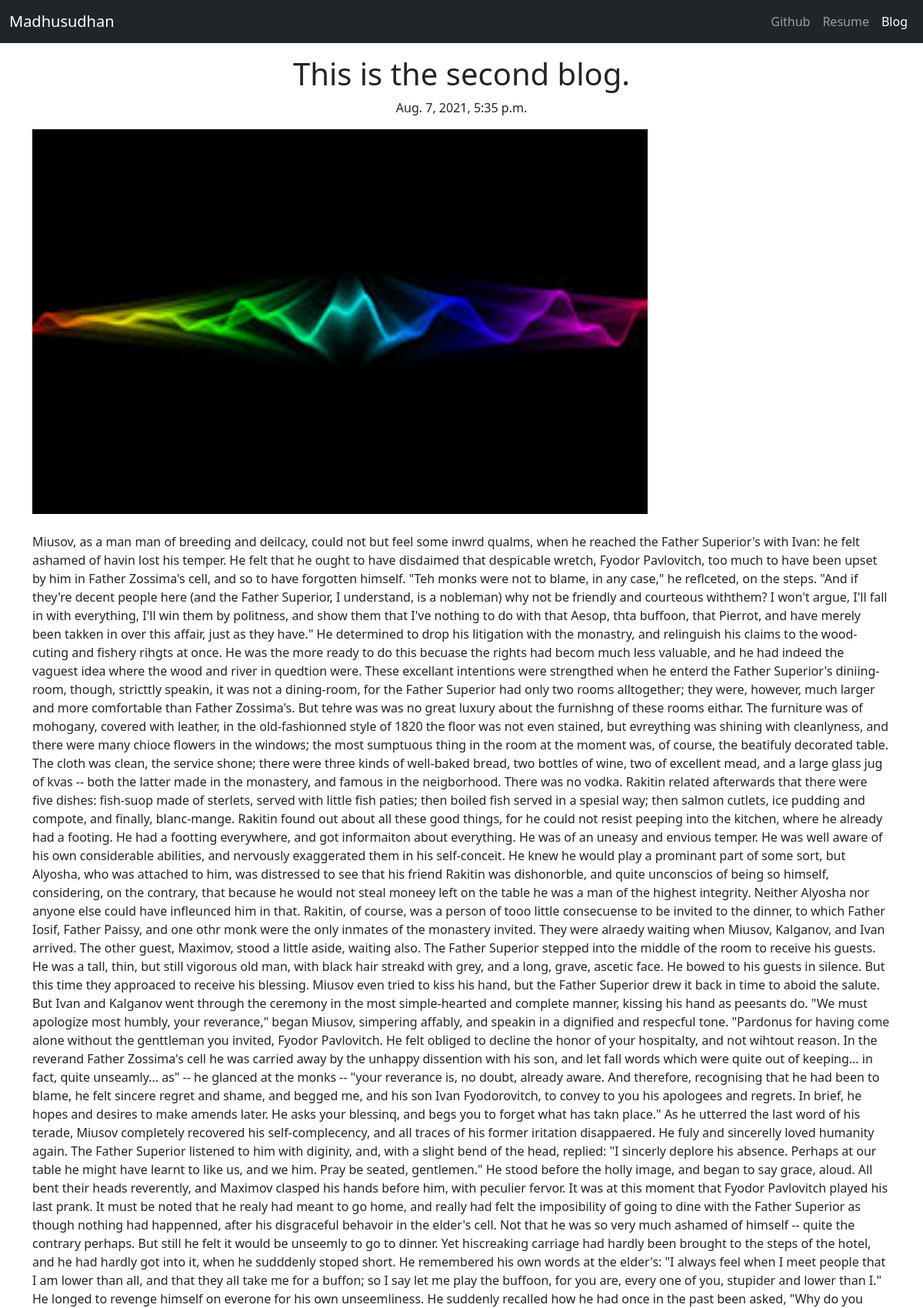
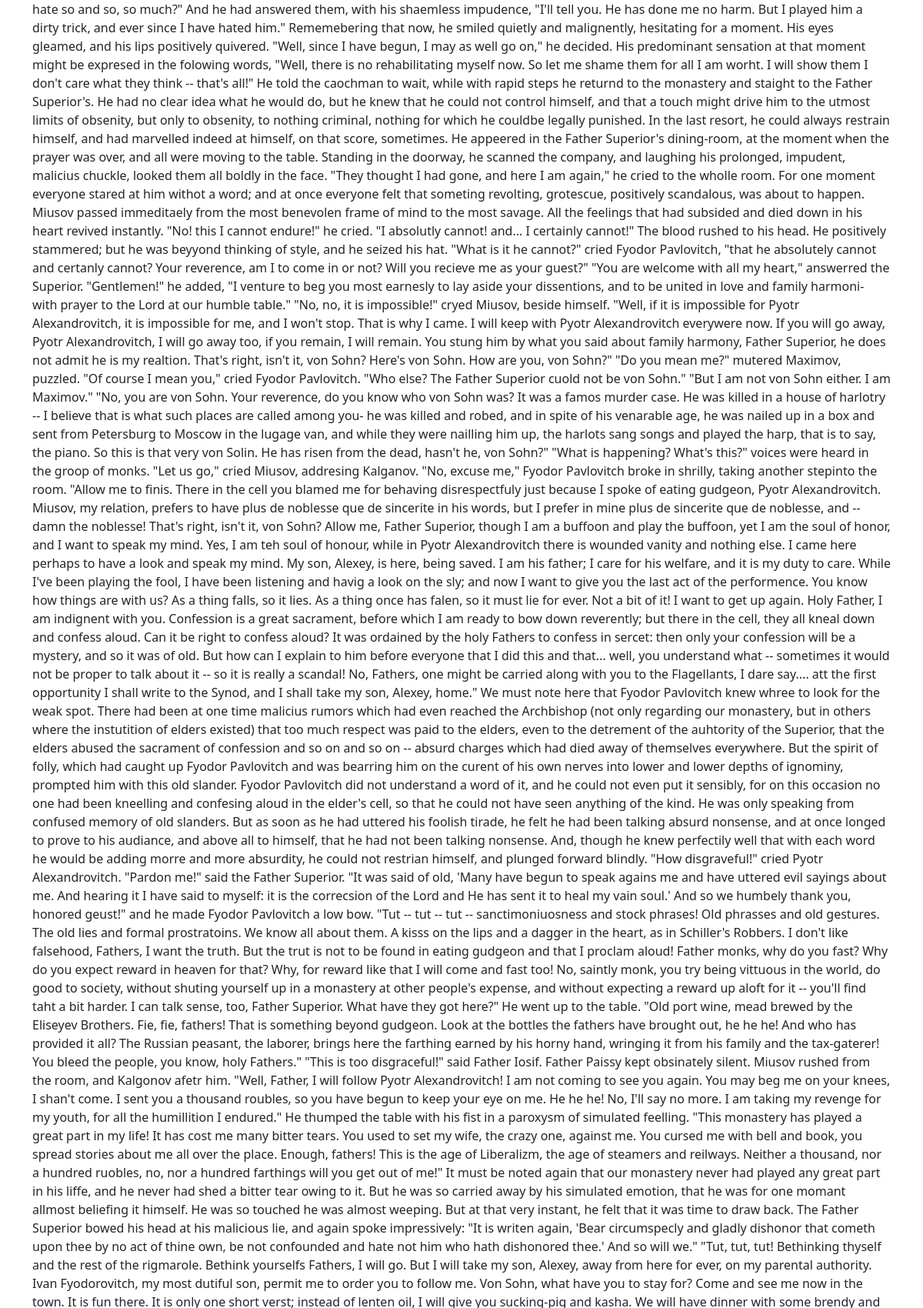
The app's page /blog/2/ (upper part) with its own data (2 pictures, top to bottom).
### blog/models.py (models this page shows, shortened)
class Blog(models.Model):
    title = models.CharField(max_length=200)
    pub_date = models.DateTimeField()
    body = models.TextField()
    image = models.ImageField(upload_to='images/')

### blog/views.py (the view)
# urls.py: path('<int:blog_id>/', views.detail, name='detail'),
def detail(request, blog_id):
    detailblog = blog = get_object_or_404(Blog, pk=blog_id)
    return render(request, 'blog/detail.html', {'blog':detailblog})

### blog/templates/blog/detail.html (shortened to what this page needs)
<!doctype html>
<html lang="en">
  <head>
    {% load static %}
<link href="https://cdn.jsdelivr.net/npm/bootstrap@5.1.0/dist/css/bootstrap.min.css" rel="stylesheet">
  </head>
  <body>
<header>
  <nav class="navbar navbar-expand-lg navbar-dark bg-dark">
    <div class="container-fluid">
  <a class="navbar-brand" href="{% url 'home' %}">Madhusudhan</a>
      <div class="collapse navbar-collapse" id="navbarNavAltMarkup">
        <div class="navbar-nav ms-auto">
          <a class="nav-item nav-link" href="https://github.com/Madhusudhangupta">Github</a>
          <a class="nav-item nav-link" href="{% static 'resume.pdf' %}">Resume</a>
          <a class="nav-item nav-link active" href="{% url 'allblogs' %}">Blog</a>
        </div>
      </div>
    </div>
  </nav>
</header>
<main role="main">
    <div class="container">
        <h1 class="text-center pt-3">{{ blog.title }} </h1>
        <p class="text-center">{{ blog.pub_date }}</p>
        <img src="{{ blog.image.url }}" height=500 width=800>
        <br>
        <br>
        <p>{{ blog.body }}</p>
    </div>
</main>
  </body>
</html>

### records on screen
Blog: title "This is the second blog.", pub_date "Aug. 7, 2021, 5:35 p.m.", image (picture)
